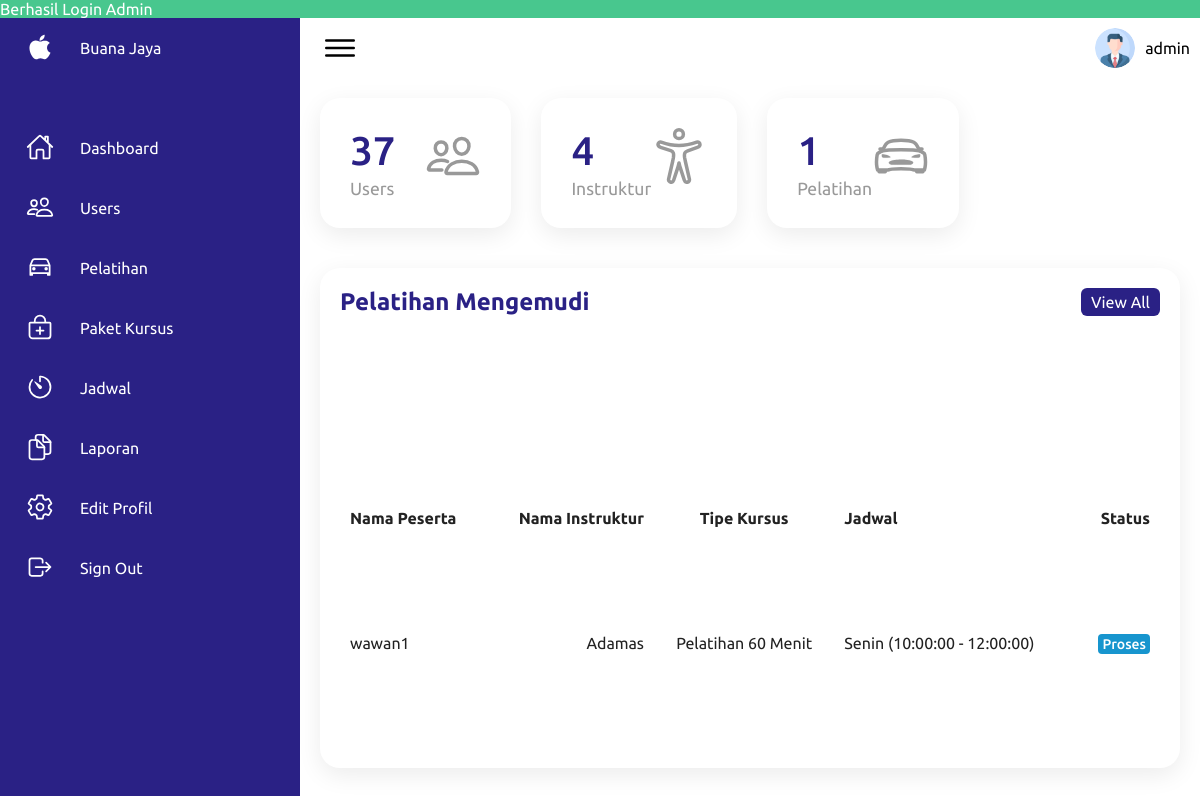
The page /admin/index.php (signed in) on the database its author committed.
### tables this page shows
CREATE TABLE `tb_user` (
  `id_user` int(11) NOT NULL,
  `username` varchar(255) NOT NULL,
  `password` varchar(255) NOT NULL,
  `role` varchar(255) NOT NULL
);

CREATE TABLE `tb_pelatihan` (
  `id_pelatihan` varchar(255) NOT NULL,
  `id_konsumen` int(11) NOT NULL,
  `id_instruktur` int(11) DEFAULT NULL,
  `id_jadwal` int(11) NOT NULL,
  `id_jenis_pelatihan` int(11) NOT NULL,
  `id_mobil` int(11) NOT NULL,
  `tanggal_bo` date NOT NULL,
  `status` varchar(255) NOT NULL,
  `id_buku` int(11) DEFAULT NULL
);

CREATE TABLE `tb_konsumen` (
  `id_konsumen` int(12) NOT NULL,
  `name_konsumen` varchar(255) NOT NULL,
  `nohp` varchar(255) NOT NULL,
  `alamat` varchar(255) DEFAULT NULL,
  `jenis_kelamin` varchar(255) DEFAULT NULL,
  `tempat_lahir` varchar(255) DEFAULT NULL,
  `tanggal_lahir` date DEFAULT NULL,
  `email` varchar(255) DEFAULT NULL,
  `img` text DEFAULT NULL
);

CREATE TABLE `tb_instruktur` (
  `id_instruktur` int(11) NOT NULL,
  `name_instruktur` varchar(255) NOT NULL,
  `nohp` varchar(255) NOT NULL,
  `tipe_instruktur` varchar(255) NOT NULL,
  `img` text DEFAULT NULL,
  `img_ttd` text DEFAULT NULL
);

CREATE TABLE `tb_jenis_pelatihan` (
  `id_jenis_pelatihan` int(11) NOT NULL,
  `nama_jenis` varchar(255) NOT NULL,
  `kategori` varchar(255) NOT NULL,
  `keterangan` varchar(255) NOT NULL,
  `harga` int(11) NOT NULL
);

CREATE TABLE `tb_jadwal` (
  `id_jadwal` int(11) NOT NULL,
  `hari` varchar(255) NOT NULL,
  `jam_mulai` time NOT NULL,
  `jam_selesai` time NOT NULL
);

### admin/index.php (the view, shortened to what this page needs)
<?php
include '../config/koneksi.php';
$id_user = $_SESSION['id_user'];
$query = "SELECT * FROM tb_user WHERE id_user = ?";
$stmt = $conn->prepare($query);
$stmt->bind_param("i", $id_user);
$stmt->execute();
$result = $stmt->get_result()->fetch_assoc();
$username = @$result['username'];
$query = "SELECT COUNT(*) AS jumlah_konsumen FROM tb_konsumen";
$result = $conn->query($query);
$row = $result->fetch_assoc();
$jumlah_konsumen = $row['jumlah_konsumen'];
$query = "SELECT COUNT(*) AS jumlah_instruktur FROM tb_instruktur";
$result = $conn->query($query);
$row = $result->fetch_assoc();
$jumlah_instruktur = $row['jumlah_instruktur'];
$query = "SELECT COUNT(*) AS jumlah_pelatihan FROM tb_pelatihan WHERE status = 'Proses' OR status = 'Dibayar'";
$result = $conn->query($query);
$row = $result->fetch_assoc();
$jumlah_pelatihan = $row['jumlah_pelatihan'];
$query = "SELECT * FROM tb_pelatihan
          INNER JOIN tb_konsumen ON tb_pelatihan.id_konsumen = tb_konsumen.id_konsumen
          INNER JOIN tb_instruktur ON tb_pelatihan.id_instruktur = tb_instruktur.id_instruktur
          JOIN tb_jadwal ON tb_pelatihan.id_jadwal = tb_jadwal.id_jadwal
          INNER JOIN tb_jenis_pelatihan ON tb_pelatihan.id_jenis_pelatihan = tb_jenis_pelatihan.id_jenis_pelatihan
          INNER JOIN tb_mobil ON tb_pelatihan.id_mobil = tb_mobil.id_mobil
          LIMIT 10";
$result = $conn->query($query);
?>
<!DOCTYPE html>
<html lang="en">
<head>
    <link rel="stylesheet" href="styles/app.css">
</head>
<body>
    <?php if (isset($_SESSION['notification'])): ?>
        <div class="notification is-<?php echo $_SESSION['notification']['type']; ?>" id="notification">
            <?php echo $_SESSION['notification']['message']; ?>
        </div>
    <?php endif; ?>
    <div class="container">
        <div class="navigation">
            <ul>
                <li>
                    <a href="#">
                        <span class="icon">
                            <ion-icon name="logo-apple"></ion-icon>
                        </span>
                        <span class="title">Buana Jaya</span>
                    </a>
                </li>
                <li>
                    <a href="index.php">
                        <span class="icon">
                            <ion-icon name="home-outline"></ion-icon>
                        </span>
                        <span class="title">Dashboard</span>
                    </a>
                </li>
                <li>
                    <a href="customers.php">
                        <span class="icon">
                            <ion-icon name="people-outline"></ion-icon>
                        </span>
                        <span class="title">Users</span>
                    </a>
                </li>
                <li>
                    <a href="pelatihan.php">
                        <span class="icon">
                            <ion-icon name="car-outline"></ion-icon>
                        </span>
                        <span class="title">Pelatihan</span>
                    </a>
                </li>
                <li>
                    <a href="kursus.php">
                        <span class="icon">
                            <ion-icon name="bag-add-outline"></ion-icon>
                        </span>
                        <span class="title">Paket Kursus</span>
                    </a>
                </li>
                <li>
                    <a href="jadwal.php">
                        <span class="icon">
                            <ion-icon name="timer-outline"></ion-icon>
                        </span>
                        <span class="title">Jadwal</span>
                    </a>
                </li>
                <li>
                    <a href="laporan.php">
                        <span class="icon">
                            <ion-icon name="documents-outline"></ion-icon>
                        </span>
                        <span class="title">Laporan</span>
                    </a>
                </li>
                <li>
                    <a href="settings.php">
                        <span class="icon">
                            <ion-icon name="settings-outline"></ion-icon>
                        </span>
                        <span class="title">Edit Profil</span>
                    </a>
                </li>
                <li>
                    <a href="logout.php">
                        <span class="icon">
                            <ion-icon name="log-out-outline"></ion-icon>
                        </span>
                        <span class="title">Sign Out</span>
                    </a>
                </li>
            </ul>
        </div>
        <div class="main">
            <div class="topbar">
                <div class="toggle">
                    <ion-icon name="menu-outline"></ion-icon>
                </div>
                <div class="profile-header">
                    <img src="../img/admin.png" alt="Foto Profil" width="40" height="40">
                    <span><?php echo $username; ?></span>
                </div>
            </div>
            <div class="cardBox">
                <div class="card">
                    <div>
                        <div class="numbers"><?php echo $jumlah_konsumen; ?></div>
                        <div class="cardName">Users</div>
                    </div>
                    <div class="iconBx">
                        <ion-icon name="people-outline"></ion-icon>
                    </div>
                </div>
                <div class="card">
                    <div>
                        <div class="numbers"><?php echo $jumlah_instruktur; ?></div>
                        <div class="cardName">Instruktur</div>
                    </div>
                    <div class="iconBx">
                        <ion-icon name="accessibility-outline"></ion-icon>
                    </div>
                </div>
                <div class="card">
                    <div>
                        <div class="numbers"><?php echo $jumlah_pelatihan; ?></div>
                        <div class="cardName">Pelatihan</div>
                    </div>
                    <div class="iconBx">
                        <ion-icon name="car-sport-outline"></ion-icon>
                    </div>
                </div>
            </div>
            <div class="details">
                <div class="recentOrders">
                    <div class="cardHeader">
                        <h2>Pelatihan Mengemudi</h2>
                        <a href="pelatihan.php" class="btn">View All</a>
                    </div>
                    <table>
                        <thead>
                            <tr>
                                <td>Nama Peserta</td>
                                <td>Nama Instruktur</td>
                                <td>Tipe Kursus</td>
                                <td>Jadwal</td>
                                <td>Status</td>
                            </tr>
                        </thead>
                        <tbody>
                            <?php while ($data = mysqli_fetch_array($result)) { ?>
                                <tr>
                                    <td><?php echo $data['name_konsumen']; ?></td>
                                    <td><?php echo $data['name_instruktur']; ?></td>
                                    <td><?php echo $data['keterangan']; ?></td>
                                    <td><?php echo $data['hari']; ?> (<?php echo $data['jam_mulai']; ?> -
                                        <?php echo $data['jam_selesai']; ?>)
                                    </td>
                                    <td>
                                        <span class="status
                                        <?php
                                        if ($data['status'] === 'Dibayar') {
                                            echo 'pending';
                                        } elseif ($data['status'] === 'Proses') {
                                            echo 'inProgress';
                                        } elseif ($data['status'] === 'Selesai') {
                                            echo 'delivered';
                                        } else {
                                            echo 'return';
                                        }
                                        ?>">
                                            <?php echo $data['status']; ?>
                                        </span>
                                    </td>
                                </tr>
                            <?php } ?>
                        </tbody>
                    </table>
                </div>
            </div>
        </div>
    </div>
</body>
</html>

### admin/styles/app.css (style rules this page uses)
* { font-family: "Ubuntu", sans-serif; margin: 0; padding: 0; box-sizing: border-box; }
:root { --blue: #2a2185; --white: #fff; --gray: #f5f5f5; --black1: #222; --black2: #999; }
body { min-height: 100vh; overflow-x: hidden; }
.container { position: relative; width: 100%; }
.navigation { position: fixed; width: 300px; height: 100%; background: var(--blue); border-left: 10px solid var(--blue); transition: 0.5s; overflow: hidden; }
.navigation ul { position: absolute; top: 0; left: 0; width: 100%; }
.navigation ul li { position: relative; width: 100%; list-style: none; border-top-left-radius: 30px; border-bottom-left-radius: 30px; }
.navigation ul li:nth-child(1) { margin-bottom: 40px; pointer-events: none; }
.navigation ul li a { position: relative; display: block; width: 100%; display: flex; text-decoration: none; color: var(--white); }
.navigation ul li a .icon { position: relative; display: block; min-width: 60px; height: 60px; line-height: 75px; text-align: center; }
.navigation ul li a .icon ion-icon { font-size: 1.75rem; }
.navigation ul li a .title { position: relative; display: block; padding: 0 10px; height: 60px; line-height: 60px; text-align: start; white-space: nowrap; }
.main { position: absolute; width: calc(100% - 300px); left: 300px; min-height: 100vh; background: var(--white); transition: 0.5s; }
.topbar { width: 100%; height: 60px; display: flex; justify-content: space-between; align-items: center; padding: 0 10px; }
.toggle { position: relative; width: 60px; height: 60px; display: flex; justify-content: center; align-items: center; font-size: 2.5rem; cursor: pointer; }
.cardBox { position: relative; width: 100%; padding: 20px; display: grid; grid-template-columns: repeat(4, 1fr); grid-gap: 30px; }
.cardBox .card { position: relative; background: var(--white); padding: 30px; border-radius: 20px; display: flex; justify-content: space-between; cursor: pointer; box-shadow: 0 7px 25px rgba(0, 0, 0, 0.08); }
.cardBox .card .numbers { position: relative; font-weight: 500; font-size: 2.5rem; color: var(--blue); }
.cardBox .card .cardName { color: var(--black2); font-size: 1.1rem; margin-top: 5px; }
.cardBox .card .iconBx { font-size: 3.5rem; color: var(--black2); }
.details { position: relative; width: 100%; padding: 20px; display: grid; grid-gap: 30px; }
.details .recentOrders { position: relative; display: grid; min-height: 500px; background: var(--white); padding: 20px; box-shadow: 0 7px 25px rgba(0, 0, 0, 0.08); border-radius: 20px; }
.details .cardHeader { display: flex; justify-content: space-between; align-items: flex-start; }
.cardHeader h2 { font-weight: 600; color: var(--blue); }
.cardHeader .btn { position: relative; padding: 5px 10px; background: var(--blue); text-decoration: none; color: var(--white); border-radius: 6px; }
.details table { width: 100%; border-collapse: collapse; margin-top: 10px; }
.details table thead td { font-weight: 600; }
.details .recentOrders table tr { color: var(--black1); border-bottom: 1px solid rgba(0, 0, 0, 0.1); }
.details .recentOrders table tr:last-child { border-bottom: none; }
.details .recentOrders table tr td { padding: 10px; }
.details .recentOrders table tr td:last-child { text-align: end; }
.details .recentOrders table tr td:nth-child(2) { text-align: end; }
.details .recentOrders table tr td:nth-child(3) { text-align: center; }
.status.inProgress { padding: 2px 4px; background: #1795ce; color: var(--white); border-radius: 4px; font-size: 14px; font-weight: 500; }

### admin/index.php (style rules this page uses)
.profile-header { display: flex; align-items: center; }
.profile-header img { border-radius: 50%; margin-right: 10px; }
.notification.is-success { background-color: hsl(153deg, 53%, 53%); color: #fff; }

### rows shown on the page
tb_user: username "admin"
tb_pelatihan: id_konsumen.name_konsumen "wawan1", id_instruktur.name_instruktur "Adamas", id_jenis_pelatihan.keterangan "Pelatihan 60 Menit", id_jadwal.hari "Senin", id_jadwal.jam_mulai "10:00:00", id_jadwal.jam_selesai "12:00:00", status "Proses"

### other values the page prints
$_SESSION['notification']['message'] "Berhasil Login Admin"
$jumlah_konsumen "37"
$jumlah_instruktur "4"
$jumlah_pelatihan "1"
